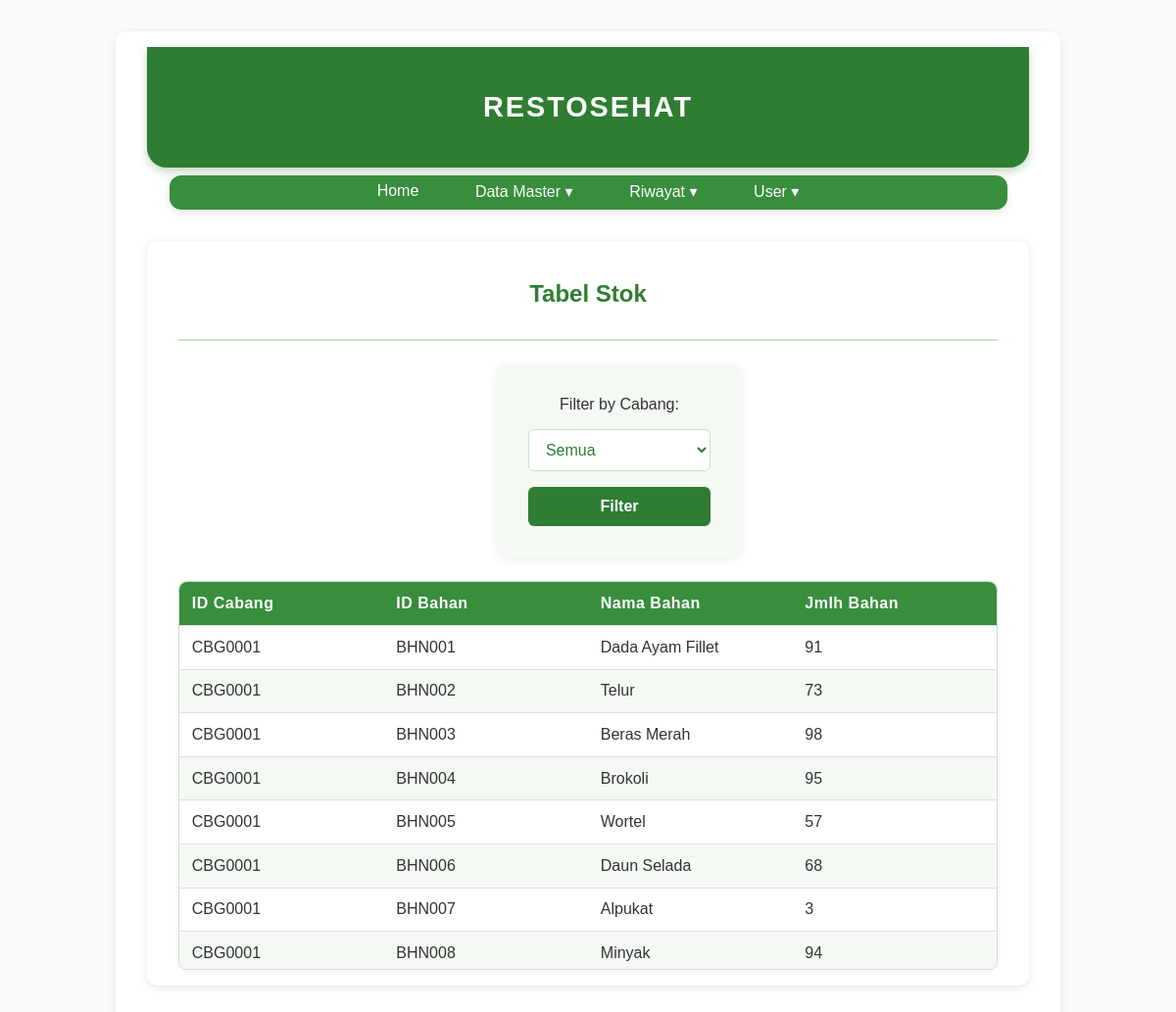
Page /stok (signed in) on the committed database.
### main.py (models this page shows, shortened)
class Stock(db.Model):
    idPrefix = 'STK'
    id = db.Column(db.String(5), primary_key=True)
    idCabang = db.Column(db.String(5), ForeignKey('cabang.id', ondelete='CASCADE'), nullable=False,)
    idBahan = db.Column(db.String(5), ForeignKey('bahan.id', ondelete='CASCADE'), nullable=False)
    namaBahan = db.Column(db.String(200), nullable=False)
    jmlhBahan = db.Column(db.Integer, nullable=False)

### main.py (the view)
@app.route("/stok", methods=['POST', 'GET'])
@login_required
def stok():
    selected_cabang = request.args.get("cabang")
    if selected_cabang:
        stocks = Stock.query.filter_by(idCabang=selected_cabang).order_by(Stock.idCabang).all()
    else:
        stocks = Stock.query.order_by(Stock.idCabang).all()
    cabangs = Cabang.query.order_by(Cabang.id).all()
    return render_template('stok.html', stocks=stocks, cabangs=cabangs, selected_cabang=selected_cabang)

### main.py (called while the page is built)
@login_manager.user_loader
def load_user(user_id):
    return User.query.get(user_id)

### templates/stok.html (shortened to what this page needs)
{% extends 'base.html' %}
{% block body %}
<div class="content">
    <div class="head-content">
        <p>Tabel Stok</p>
    </div>
    <div class="main-content">
        {% if stocks|length < 1 %}
        <h4>Kosong</h4>
        {% else %}
        <div class="filter">
            <form method="get" action="{{ url_for('stok') }}">
                <label for="cabang">Filter by Cabang:</label>
                <select name="cabang" id="cabang">
                    <option value="">Semua</option>
                </select>
                <input type="submit" value="Filter">
            </form>
        </div>
        <div class="table-container">
            <table>
                <thead>
                    <tr>
                        <th>ID Cabang</th>
                        <th>ID Bahan</th>
                        <th>Nama Bahan</th>
                        <th>Jmlh Bahan</th>
                    </tr>
                </thead>
                <tbody>
                    {% for stock in stocks %}
                    <tr>
                        <td>{{ stock.idCabang }}</td>
                        <td>{{ stock.idBahan }}</td>
                        <td>{{ stock.namaBahan }}</td>
                        <td>{{ stock.jmlhBahan }}</td>
                    </tr>
                    {% endfor %}
                </tbody>
            </table>
        </div>
        {% endif %}
    </div>
</div>
{% endblock %}

### static/main.css (style rules this page uses)
body { margin: 0; padding: 0; font-family: 'Poppins', sans-serif; background-color: #f9fafb; color: #333; }
.content { max-width: 900px; margin: 2rem auto; padding: 1rem 2rem; background-color: white; border-radius: 10px; box-shadow: 0 2px 8px rgba(0, 0, 0, 0.1); }
.head-content { text-align: center; font-size: 1.5rem; font-weight: 600; color: #2e7d32; border-bottom: 2px solid #c8e6c9; padding-bottom: 0.5rem; margin-bottom: 1.5rem; }
.main-content { display: flex; flex-direction: column; align-items: center; gap: 1.5rem; }
table { width: 100%; border-collapse: collapse; border-radius: 8px; overflow: hidden; box-shadow: 0 2px 6px rgba(0, 0, 0, 0.05); }
th { background-color: #388e3c; color: white; text-align: left; padding: 0.8rem; font-weight: 600; letter-spacing: 0.5px; }
td { padding: 0.8rem; border-bottom: 1px solid #e0e0e0; }
tr:nth-child(even) { background-color: #f4f9f4; }
.main-content form { display: flex; flex-direction: column; align-items: center; gap: 1rem; background-color: #f4f9f4; padding: 2rem; border-radius: 10px; box-shadow: 0 2px 8px rgba(0, 0, 0, 0.08); width: 100%; max-width: 400px; margin: 0 auto; }
.main-content select { width: 100%; padding: 0.7rem 0.8rem; font-size: 1rem; border: 1px solid #c8e6c9; border-radius: 6px; background-color: white; color: #2e7d32; transition: 0.2s ease-in-out; }
.main-content input[type="submit"] { background-color: #2e7d32; color: white; border: none; padding: 0.7rem 1.4rem; border-radius: 6px; font-weight: 600; font-size: 1rem; cursor: pointer; transition: 0.2s ease-in-out; width: 100%; }
.table-container { max-height: 400px; border: 1px solid #e0e0e0; border-radius: 8px; }
.table-container table { width: 100%; border-collapse: collapse; }
.table-container thead { display: table; width: 100%; table-layout: fixed; }
.table-container thead th { position: sticky; top: 0; background-color: #388e3c; color: white; z-index: 1; text-align: left; padding: 0.8rem; border-bottom: 1px solid #e0e0e0; }
.table-container tbody { display: block; max-height: 350px; overflow-y: auto; width: 100%; }
.table-container tbody tr { display: table; width: 100%; table-layout: fixed; }
.table-container tbody tr:nth-child(even) { background-color: #f4f9f4; }
.table-container td { padding: 0.8rem; border-bottom: 1px solid #e0e0e0; }

### rows in the picture
Stock: idCabang "CBG0001", idBahan "BHN001", namaBahan "Dada Ayam Fillet", jmlhBahan "91"
Stock: idCabang "CBG0001", idBahan "BHN002", namaBahan "Telur", jmlhBahan "73"
Stock: idCabang "CBG0001", idBahan "BHN003", namaBahan "Beras Merah", jmlhBahan "98"
Stock: idCabang "CBG0001", idBahan "BHN004", namaBahan "Brokoli", jmlhBahan "95"
Stock: idCabang "CBG0001", idBahan "BHN005", namaBahan "Wortel", jmlhBahan "57"
Stock: idCabang "CBG0001", idBahan "BHN006", namaBahan "Daun Selada", jmlhBahan "68"
Stock: idCabang "CBG0001", idBahan "BHN007", namaBahan "Alpukat", jmlhBahan "3"
Stock: idCabang "CBG0001", idBahan "BHN008", namaBahan "Minyak", jmlhBahan "94"
